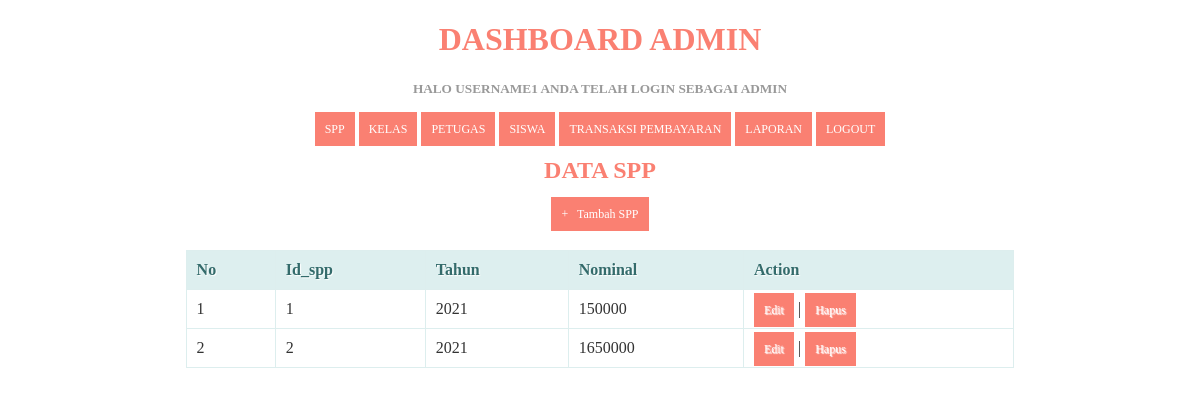
The page /spp.php (signed in) on the database its author committed.
### tables this page shows
CREATE TABLE `tb_spp` (
  `id_spp` int(11) NOT NULL,
  `tahun` int(11) NOT NULL,
  `nominal` int(11) NOT NULL
);

### spp.php (the view, shortened to what this page needs)
<!DOCTYPE html>
<html>
  <head>
  </head>
<body>
	<?php
  include ('header.php');
?>
    <center><h2>Data SPP</h2><center>
    <center><a href="tambah_spp.php">+ &nbsp; Tambah SPP</a><center>
    <br/>
    <table>
      <thead>
        <tr>
          <th>No</th>
          <th>Id_spp</th>
          <th>Tahun</th>
          <th>Nominal</th>
          <th>Action</th>
        </tr>
    </thead>
    <tbody>
      <?php
      $query = "SELECT * FROM tb_spp ORDER BY id_spp ASC";
      $result = mysqli_query($koneksi, $query);
      $no = 1;
      while($row = mysqli_fetch_assoc($result))
      {
      ?>
       <tr>
          <td><?php echo $no; ?></td>
          <td><?php echo $row['id_spp']; ?></td>
          <td><?php echo $row['tahun']; ?></td>
          <td><?php echo substr($row['nominal'], 0, 20); ?></td>
          <td>
              <a href="edit_spp.php?id=<?php echo $row['id_spp']; ?>">Edit</a> |
              <a href="proses_hapusspp.php?id=<?php echo $row['id_spp']; ?>" onClick="return confirm('Anda yakin akan menghapus data ini?')">Hapus</a>
          </td>
      </tr>
      <?php
        $no++;
      }
      ?>
    </tbody>
    </table>
</body>
</html>

### spp.php (style rules this page uses)
* { font-family: "Trebuchet MS"; }
h2 { text-transform: uppercase; color: salmon; }
table { border: solid 1px #DDEEEE; border-collapse: collapse; border-spacing: 0; width: 70%; margin: 10px auto 10px auto; }
table thead th { background-color: #DDEFEF; border: solid 1px #DDEEEE; color: #336B6B; padding: 10px; text-align: left; text-shadow: 1px 1px 1px #fff; text-decoration: none; }
table tbody td { border: solid 1px #DDEEEE; color: #333; padding: 10px; text-shadow: 1px 1px 1px #fff; }
a { background-color: blue; color: #fff; padding: 10px; text-decoration: none; font-size: 12px; }

### header.php (style rules this page uses)
* { font-family: "Trebuchet MS"; }
table { border: solid 1px #DDEEEE; border-collapse: collapse; border-spacing: 0; width: 70%; margin: 10px auto 10px auto; }
table thead th { background-color: #DDEFEF; border: solid 1px #DDEEEE; color: #336B6B; padding: 10px; text-align: left; text-shadow: 1px 1px 1px #fff; text-decoration: none; }
table tbody td { border: solid 1px #DDEEEE; color: #333; padding: 10px; text-shadow: 1px 1px 1px #fff; }
a { background-color: salmon; color: #fff; padding: 10px; text-decoration: none; font-size: 12px; }

### rows shown on the page
tb_spp: id_spp "1", tahun "2021", nominal "150000"
tb_spp: id_spp "2", tahun "2021", nominal "1650000"

### other values the page prints
$_SESSION['username'] "USERNAME1"
$_SESSION['level'] "ADMIN"
